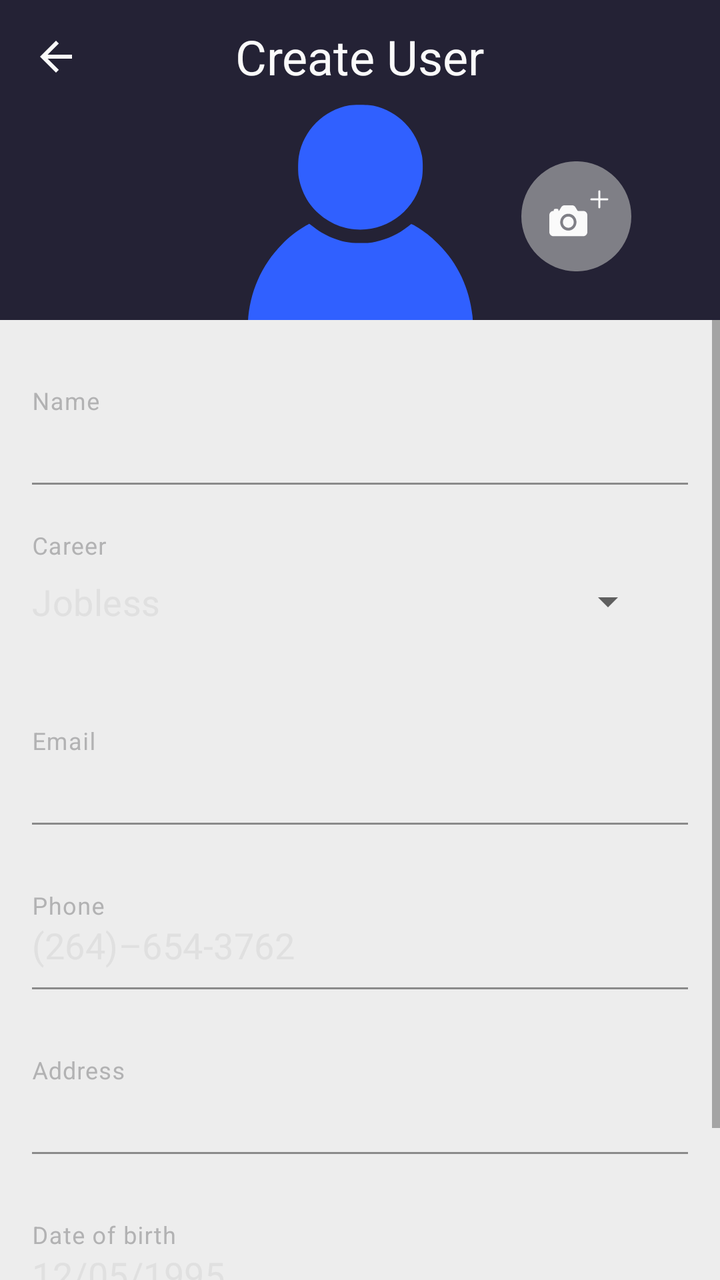
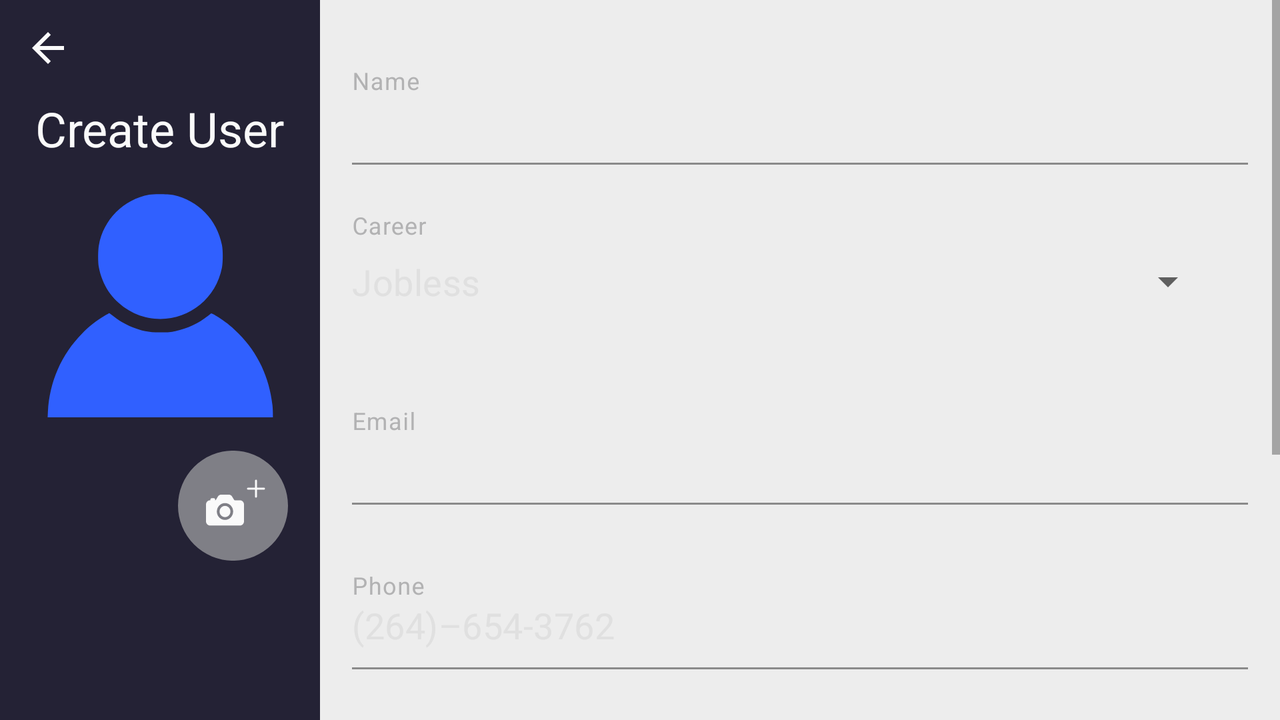

Compare how this app lays out the same screen by default and in its alternative resource folder. The renders come first, then the two layout files and the values they reference.
<!-- AndroidManifest.xml: application theme Theme.Assign03 -->
<!-- res/layout/fragment_create_user.xml -->
<?xml version="1.0" encoding="utf-8"?>
<androidx.constraintlayout.widget.ConstraintLayout xmlns:android="http://schemas.android.com/apk/res/android"
    xmlns:app="http://schemas.android.com/apk/res-auto"
    xmlns:tools="http://schemas.android.com/tools"
    android:layout_width="match_parent"
    android:layout_height="match_parent"
    android:background="@color/c_background_light">

    <androidx.constraintlayout.widget.ConstraintLayout
        android:id="@+id/constraintLayout"
        android:layout_width="match_parent"
        android:layout_height="@dimen/layout_height_dp"
        android:background="@color/c_background_dark"
        app:layout_constraintBottom_toTopOf="@+id/guideline4"
        app:layout_constraintTop_toTopOf="parent">

        <ImageView
            android:id="@+id/imageView7"
            android:layout_width="wrap_content"
            android:layout_height="wrap_content"
            android:layout_marginStart="@dimen/recycler_checkbox"
            app:layout_constraintBottom_toBottomOf="@+id/textView5"
            app:layout_constraintStart_toStartOf="parent"
            app:layout_constraintTop_toTopOf="@+id/textView5"
            app:srcCompat="@drawable/ic_back"
            tools:ignore="ContentDescription" />

        <TextView
            android:id="@+id/textView5"
            android:layout_width="wrap_content"
            android:layout_height="wrap_content"
            android:layout_marginTop="@dimen/font_mini"
            android:text="@string/create_user"
            android:textColor="@color/f_white"
            android:textSize="@dimen/font_big"
            app:layout_constraintEnd_toEndOf="parent"
            app:layout_constraintStart_toStartOf="parent"
            app:layout_constraintTop_toTopOf="parent" />

        <ImageView
            android:id="@+id/imageView9"
            android:layout_width="@dimen/picture_user"
            android:layout_height="@dimen/picture_user"
            android:layout_marginTop="@dimen/font_mini"
            android:foreground="@drawable/ic_image_in_circle"
            android:src="@drawable/ic_user"
            app:layout_constraintBottom_toBottomOf="parent"
            app:layout_constraintEnd_toEndOf="parent"
            app:layout_constraintStart_toStartOf="parent"
            app:layout_constraintTop_toBottomOf="@+id/textView5"
            tools:ignore="ContentDescription" />

        <ImageView
            android:id="@+id/imageView11"
            android:layout_width="wrap_content"
            android:layout_height="wrap_content"
            android:layout_marginStart="@dimen/global_middle_long"
            app:layout_constraintBottom_toBottomOf="@+id/imageView9"
            app:layout_constraintStart_toEndOf="@+id/imageView9"
            app:layout_constraintTop_toTopOf="@+id/imageView9"
            app:srcCompat="@drawable/ic_addfoto"
            tools:ignore="ContentDescription" />

    </androidx.constraintlayout.widget.ConstraintLayout>

    <androidx.constraintlayout.widget.Guideline
        android:id="@+id/guideline4"
        android:layout_width="wrap_content"
        android:layout_height="wrap_content"
        android:orientation="horizontal"
        app:layout_constraintGuide_percent="0.25" />

    <ScrollView
        android:id="@+id/scrollview"
        android:layout_width="match_parent"
        android:layout_height="@dimen/layout_height_dp"
        app:layout_constraintBottom_toBottomOf="parent"
        app:layout_constraintEnd_toEndOf="parent"
        app:layout_constraintStart_toStartOf="parent"
        app:layout_constraintTop_toBottomOf="@id/guideline4">

        <LinearLayout
            android:id="@+id/linearlayout"
            android:layout_width="match_parent"
            android:layout_height="wrap_content"
            android:layout_marginStart="@dimen/global_middle"
            android:layout_marginEnd="@dimen/global_middle"
            android:orientation="vertical">

            <com.google.android.material.textfield.TextInputLayout
                android:id="@+id/ti_username"
                style="@style/textinputlayout"
                android:hint="@string/username">

                <com.google.android.material.textfield.TextInputEditText
                    android:id="@+id/te_username"
                    style="@style/textinputedittext"
                    android:inputType="textPersonName" />
            </com.google.android.material.textfield.TextInputLayout>

            <com.google.android.material.textfield.TextInputLayout
                android:id="@+id/ti_career"
                style="@style/textinputedrop"
                android:hint="@string/career">

                <AutoCompleteTextView
                    android:id="@+id/act_career"
                    style="@style/textinputedittext"
                    android:layout_marginEnd="@dimen/global_middle"
                    android:hint="@string/jobless"
                    android:inputType="none"

                    tools:ignore="LabelFor" />
            </com.google.android.material.textfield.TextInputLayout>

            <com.google.android.material.textfield.TextInputLayout
                android:id="@+id/ti_email"
                style="@style/textinputlayout"
                android:hint="@string/email">

                <com.google.android.material.textfield.TextInputEditText
                    android:id="@+id/te_email"
                    style="@style/textinputedittext" />
            </com.google.android.material.textfield.TextInputLayout>

            <com.google.android.material.textfield.TextInputLayout
                android:id="@+id/ti_phone"
                style="@style/textinputlayout"
                android:hint="@string/phone">

                <com.google.android.material.textfield.TextInputEditText
                    android:id="@+id/te_phone"
                    style="@style/textinputedittext"
                    android:hint="@string/phone_num"
                    android:inputType="phone" />
            </com.google.android.material.textfield.TextInputLayout>

            <com.google.android.material.textfield.TextInputLayout
                android:id="@+id/ti_address"
                style="@style/textinputlayout"
                android:hint="@string/address">

                <com.google.android.material.textfield.TextInputEditText
                    android:id="@+id/te_address"
                    style="@style/textinputedittext" />
            </com.google.android.material.textfield.TextInputLayout>

            <com.google.android.material.textfield.TextInputLayout
                android:id="@+id/ti_date_of_birth"
                style="@style/textinputlayout"
                android:hint="@string/date_of_birth">

                <com.google.android.material.textfield.TextInputEditText
                    android:id="@+id/te_date_of_birth"
                    style="@style/textinputedittext"
                    android:clickable="false"
                    android:focusable="false"
                    android:focusableInTouchMode="false"
                    android:hint="@string/date_start" />
            </com.google.android.material.textfield.TextInputLayout>

            <Button
                android:id="@+id/button3"
                android:layout_width="match_parent"
                android:layout_height="@dimen/btn_height_2"
                android:layout_marginBottom="@dimen/global_middle"
                android:backgroundTint="@color/c_orange"
                android:text="@string/save"
                android:textColor="@color/f_white_static"
                android:textSize="@dimen/font_standart_plus" />
        </LinearLayout>
    </ScrollView>

</androidx.constraintlayout.widget.ConstraintLayout>
<!-- resources referenced by this layout -->
<resources>
  <color name="c_background_dark">#242235</color>
  <color name="c_background_light">#ededed</color>
  <color name="c_orange">#FB5E06</color>
  <color name="f_white">#fafafa</color>
  <color name="f_white_static">#fafafa</color>
  <dimen name="btn_height_2">55dp</dimen>
  <dimen name="font_big">24sp</dimen>
  <dimen name="font_mini">12sp</dimen>
  <dimen name="font_standart_plus">16sp</dimen>
  <dimen name="global_middle">16dp</dimen>
  <dimen name="global_middle_long">24dp</dimen>
  <dimen name="layout_height_dp">0dp</dimen>
  <dimen name="picture_user">113dp</dimen>
  <dimen name="recycler_checkbox">20dp</dimen>
  <!-- drawable ic_back (drawable) -->
  <vector xmlns:android="http://schemas.android.com/apk/res/android"
      android:width="16dp"
      android:height="16dp"
      android:viewportWidth="16"
      android:viewportHeight="16">
    <path
        android:pathData="M16,7H3.83L9.42,1.41L8,0L0,8L8,16L9.41,14.59L3.83,9H16V7Z"
        android:fillColor="#FAFAFA"/>
  </vector>
  <string name="address">Address</string>
  <string name="career">Career</string>
  <string name="create_user">Create User</string>
  <string name="date_of_birth">Date of birth</string>
  <string name="date_start">12/05/1995</string>
  <string name="email">Email</string>
  <string name="jobless">Jobless</string>
  <string name="phone">Phone</string>
  <string name="phone_num" tools:ignore="TypographyDashes">(264)–654-3762</string>
  <string name="save">Save</string>
  <string name="username">Name</string>
  <style name="textinputedrop" parent="Widget.MaterialComponents.TextInputLayout.OutlinedBox.ExposedDropdownMenu">
          <item name="android:layout_width">match_parent</item>
          <item name="android:layout_height">wrap_content</item>
          <item name="android:layout_marginTop">@dimen/global_middle_long</item>
          <item name="android:textSize">@dimen/font_standart</item>
          <item name="android:textColorHint">@color/f_gray_static</item>
          <item name="android:background">@color/c_background_light</item>
          <item name="hintTextColor">@color/f_gray_static</item>
          <item name="expandedHintEnabled">false</item>
      </style>
  <style name="textinputlayout">
          <item name="android:layout_width">match_parent</item>
          <item name="android:layout_height">wrap_content</item>
          <item name="android:layout_marginTop">@dimen/global_middle_long</item>
          <item name="android:textSize">@dimen/font_standart</item>
          <item name="android:textColorHint">@color/f_gray_static</item>
          <item name="hintTextColor">@color/f_gray_static</item>
          <item name="expandedHintEnabled">false</item>
      </style>
  <style name="Theme.Assign03" parent="Theme.MaterialComponents.DayNight.DarkActionBar">
          
          <item name="colorPrimary">@color/purple_500</item>
          <item name="colorPrimaryVariant">@color/purple_700</item>
          <item name="colorOnPrimary">@color/white</item>
          
          <item name="colorSecondary">@color/teal_200</item>
          <item name="colorSecondaryVariant">@color/teal_700</item>
          <item name="colorOnSecondary">@color/black</item>
          
          <item name="android:statusBarColor" tools:targetApi="l">?attr/colorPrimaryVariant</item>
          
      </style>
  <dimen name="font_middle">18sp</dimen>
  <color name="f_black_light">#18181f</color>
  <color name="f_hint">#E0E0E0</color>
  <color name="f_red_error">#F93E3E</color>
  <dimen name="font_standart">14sp</dimen>
  <color name="f_gray_static">#b2b2b3</color>
  <color name="purple_500">#FF6200EE</color>
  <color name="purple_700">#FF3700B3</color>
  <color name="white">#FFFFFFFF</color>
  <color name="teal_200">#FF03DAC5</color>
  <color name="teal_700">#FF018786</color>
  <color name="black">#FF000000</color>
</resources>
<!-- res/layout-land/fragment_create_user.xml (the repository's variant of the layout above) -->
<!-- drawn on the phone turned sideways -->
<?xml version="1.0" encoding="utf-8"?>
<androidx.constraintlayout.widget.ConstraintLayout xmlns:android="http://schemas.android.com/apk/res/android"
    xmlns:app="http://schemas.android.com/apk/res-auto"
    xmlns:tools="http://schemas.android.com/tools"
    android:layout_width="match_parent"
    android:layout_height="match_parent"
    android:background="@color/c_background_light">

    <androidx.constraintlayout.widget.ConstraintLayout
        android:id="@+id/constraintLayout"
        android:layout_width="@dimen/layout_height_dp"
        android:layout_height="match_parent"
        android:background="@color/c_background_dark"
        app:layout_constraintStart_toStartOf="parent"
        app:layout_constraintEnd_toStartOf="@+id/guideline4"
        app:layout_constraintTop_toTopOf="parent"
        app:layout_constraintBottom_toBottomOf="parent">

        <ImageView
            android:id="@+id/imageView7"
            android:layout_width="wrap_content"
            android:layout_height="wrap_content"
            android:layout_marginTop="@dimen/global_middle"
            android:layout_marginStart="@dimen/global_middle"
            app:layout_constraintStart_toStartOf="parent"
            app:layout_constraintTop_toTopOf="parent"
            app:srcCompat="@drawable/ic_back"
            tools:ignore="ContentDescription" />

        <TextView
            android:id="@+id/textView5"
            android:layout_width="wrap_content"
            android:layout_height="wrap_content"
            android:layout_marginTop="@dimen/global_middle"
            android:text="@string/create_user"
            android:textColor="@color/f_white"
            android:textSize="@dimen/font_big"
            app:layout_constraintEnd_toEndOf="parent"
            app:layout_constraintStart_toStartOf="parent"
            app:layout_constraintTop_toBottomOf="@+id/imageView7" />

        <ImageView
            android:id="@+id/imageView9"
            android:layout_width="@dimen/picture_user"
            android:layout_height="@dimen/picture_user"
            android:layout_marginTop="@dimen/global_middle"
            android:foreground="@drawable/ic_image_in_circle"
            android:src="@drawable/ic_user"
            app:layout_constraintEnd_toEndOf="parent"
            app:layout_constraintStart_toStartOf="parent"
            app:layout_constraintTop_toBottomOf="@+id/textView5"
            tools:ignore="ContentDescription" />

        <ImageView
            android:id="@+id/imageView11"
            android:layout_width="wrap_content"
            android:layout_height="wrap_content"
            android:layout_marginTop="@dimen/global_middle"
            android:layout_marginEnd="@dimen/global_middle"
            app:layout_constraintTop_toBottomOf="@+id/imageView9"
            app:layout_constraintEnd_toEndOf="parent"
            app:srcCompat="@drawable/ic_addfoto"
            tools:ignore="ContentDescription" />

    </androidx.constraintlayout.widget.ConstraintLayout>

    <androidx.constraintlayout.widget.Guideline
        android:id="@+id/guideline4"
        android:layout_width="wrap_content"
        android:layout_height="wrap_content"
        android:orientation="vertical"
        app:layout_constraintGuide_percent="0.25" />

    <ScrollView
        android:id="@+id/scrollview"
        android:layout_width="@dimen/layout_height_dp"
        android:layout_height="match_parent"
        app:layout_constraintBottom_toBottomOf="parent"
        app:layout_constraintEnd_toEndOf="parent"
        app:layout_constraintStart_toStartOf="@id/guideline4"
        app:layout_constraintTop_toTopOf="parent">

        <LinearLayout
            android:id="@+id/linearlayout"
            android:layout_width="match_parent"
            android:layout_height="wrap_content"
            android:layout_marginStart="@dimen/global_middle"
            android:layout_marginEnd="@dimen/global_middle"
            android:orientation="vertical">

            <com.google.android.material.textfield.TextInputLayout
                android:id="@+id/ti_username"
                style="@style/textinputlayout"
                android:hint="@string/username">

                <com.google.android.material.textfield.TextInputEditText
                    android:id="@+id/te_username"
                    style="@style/textinputedittext"
                    android:inputType="textPersonName" />
            </com.google.android.material.textfield.TextInputLayout>

            <com.google.android.material.textfield.TextInputLayout
                android:id="@+id/ti_career"
                style="@style/textinputedrop"
                android:hint="@string/career">

                <AutoCompleteTextView
                    android:id="@+id/act_career"
                    style="@style/textinputedittext"
                    android:layout_marginEnd="@dimen/global_middle"
                    android:hint="@string/jobless"
                    android:inputType="none"

                    tools:ignore="LabelFor" />
            </com.google.android.material.textfield.TextInputLayout>

            <com.google.android.material.textfield.TextInputLayout
                android:id="@+id/ti_email"
                style="@style/textinputlayout"
                android:hint="@string/email">

                <com.google.android.material.textfield.TextInputEditText
                    android:id="@+id/te_email"
                    style="@style/textinputedittext" />
            </com.google.android.material.textfield.TextInputLayout>

            <com.google.android.material.textfield.TextInputLayout
                android:id="@+id/ti_phone"
                style="@style/textinputlayout"
                android:hint="@string/phone">

                <com.google.android.material.textfield.TextInputEditText
                    android:id="@+id/te_phone"
                    style="@style/textinputedittext"
                    android:hint="@string/phone_num"
                    android:inputType="phone" />
            </com.google.android.material.textfield.TextInputLayout>

            <com.google.android.material.textfield.TextInputLayout
                android:id="@+id/ti_address"
                style="@style/textinputlayout"
                android:hint="@string/address">

                <com.google.android.material.textfield.TextInputEditText
                    android:id="@+id/te_address"
                    style="@style/textinputedittext" />
            </com.google.android.material.textfield.TextInputLayout>

            <com.google.android.material.textfield.TextInputLayout
                android:id="@+id/ti_date_of_birth"
                style="@style/textinputlayout"
                android:hint="@string/date_of_birth">

                <com.google.android.material.textfield.TextInputEditText
                    android:id="@+id/te_date_of_birth"
                    style="@style/textinputedittext"
                    android:clickable="false"
                    android:focusable="false"
                    android:focusableInTouchMode="false"
                    android:hint="@string/date_start" />
            </com.google.android.material.textfield.TextInputLayout>

            <Button
                android:id="@+id/button3"
                android:layout_width="match_parent"
                android:layout_height="@dimen/btn_height_2"
                android:layout_marginBottom="@dimen/global_middle"
                android:backgroundTint="@color/c_orange"
                android:text="@string/save"
                android:textColor="@color/f_white_static"
                android:textSize="@dimen/font_standart_plus" />
        </LinearLayout>

    </ScrollView>

</androidx.constraintlayout.widget.ConstraintLayout>
<!-- resources referenced by the variant -->
<!-- as the phone turned sideways resolves them -->
<resources>
  <color name="c_background_dark">#242235</color>
  <color name="c_background_light">#ededed</color>
  <color name="c_orange">#FB5E06</color>
  <color name="f_white">#fafafa</color>
  <color name="f_white_static">#fafafa</color>
  <dimen name="btn_height_2">55dp</dimen>
  <dimen name="font_big">24sp</dimen>
  <dimen name="font_standart_plus">16sp</dimen>
  <dimen name="global_middle">16dp</dimen>
  <dimen name="layout_height_dp">0dp</dimen>
  <dimen name="picture_user">113dp</dimen>
  <!-- drawable ic_back (drawable) -->
  <vector xmlns:android="http://schemas.android.com/apk/res/android"
      android:width="16dp"
      android:height="16dp"
      android:viewportWidth="16"
      android:viewportHeight="16">
    <path
        android:pathData="M16,7H3.83L9.42,1.41L8,0L0,8L8,16L9.41,14.59L3.83,9H16V7Z"
        android:fillColor="#FAFAFA"/>
  </vector>
  <string name="address">Address</string>
  <string name="career">Career</string>
  <string name="create_user">Create User</string>
  <string name="date_of_birth">Date of birth</string>
  <string name="date_start">12/05/1995</string>
  <string name="email">Email</string>
  <string name="jobless">Jobless</string>
  <string name="phone">Phone</string>
  <string name="phone_num" tools:ignore="TypographyDashes">(264)–654-3762</string>
  <string name="save">Save</string>
  <string name="username">Name</string>
  <style name="textinputedrop" parent="Widget.MaterialComponents.TextInputLayout.OutlinedBox.ExposedDropdownMenu">
          <item name="android:layout_width">match_parent</item>
          <item name="android:layout_height">wrap_content</item>
          <item name="android:layout_marginTop">@dimen/global_middle_long</item>
          <item name="android:textSize">@dimen/font_standart</item>
          <item name="android:textColorHint">@color/f_gray_static</item>
          <item name="android:background">@color/c_background_light</item>
          <item name="hintTextColor">@color/f_gray_static</item>
          <item name="expandedHintEnabled">false</item>
      </style>
  <style name="textinputlayout">
          <item name="android:layout_width">match_parent</item>
          <item name="android:layout_height">wrap_content</item>
          <item name="android:layout_marginTop">@dimen/global_middle_long</item>
          <item name="android:textSize">@dimen/font_standart</item>
          <item name="android:textColorHint">@color/f_gray_static</item>
          <item name="hintTextColor">@color/f_gray_static</item>
          <item name="expandedHintEnabled">false</item>
      </style>
  <style name="Theme.Assign03" parent="Theme.MaterialComponents.DayNight.DarkActionBar">
          
          <item name="colorPrimary">@color/purple_500</item>
          <item name="colorPrimaryVariant">@color/purple_700</item>
          <item name="colorOnPrimary">@color/white</item>
          
          <item name="colorSecondary">@color/teal_200</item>
          <item name="colorSecondaryVariant">@color/teal_700</item>
          <item name="colorOnSecondary">@color/black</item>
          
          <item name="android:statusBarColor" tools:targetApi="l">?attr/colorPrimaryVariant</item>
          
      </style>
  <dimen name="font_middle">18sp</dimen>
  <color name="f_black_light">#18181f</color>
  <color name="f_hint">#E0E0E0</color>
  <color name="f_red_error">#F93E3E</color>
  <dimen name="global_middle_long">24dp</dimen>
  <dimen name="font_standart">14sp</dimen>
  <color name="f_gray_static">#b2b2b3</color>
  <color name="purple_500">#FF6200EE</color>
  <color name="purple_700">#FF3700B3</color>
  <color name="white">#FFFFFFFF</color>
  <color name="teal_200">#FF03DAC5</color>
  <color name="teal_700">#FF018786</color>
  <color name="black">#FF000000</color>
</resources>
